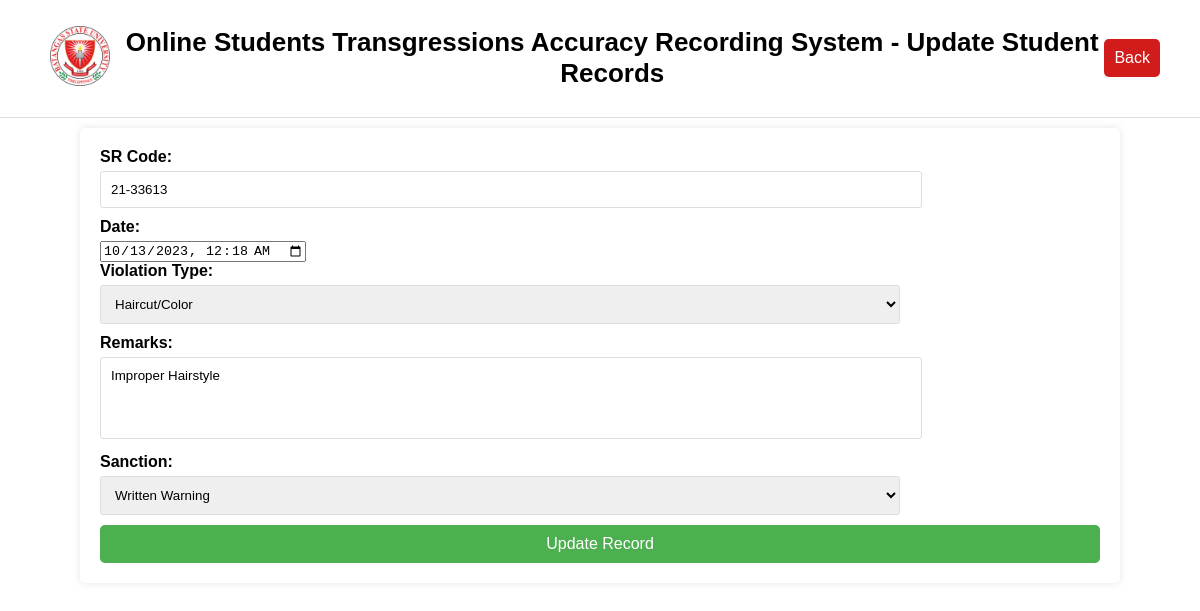
The page /O-Stars/O-Stars_Admin/edit.php?id=1 on the database its author committed.
### tables this page shows
CREATE TABLE IF NOT EXISTS `tbviolation` (
  `violationID` int NOT NULL AUTO_INCREMENT,
  `srCode` varchar(10) DEFAULT NULL,
  `date` timestamp NULL DEFAULT NULL,
  `violationtype` varchar(255) DEFAULT NULL,
  `remarks` varchar(255) DEFAULT NULL,
  `sanction` varchar(255) DEFAULT NULL,
  PRIMARY KEY (`violationID`)
);

### O-Stars/O-Stars_Admin/edit.php (the view, shortened to what this page needs)
<?php
include 'db_connect.php';
function sanitize($input) {
    return htmlspecialchars(strip_tags($input));
}
if (isset($_GET['id'])) {
    $edit_id = sanitize($_GET['id']);
    $edit_sql = $conn->prepare("SELECT * FROM tbviolation WHERE violationID = ?");
    $edit_sql->bind_param("i", $edit_id);
    $edit_sql->execute();
    $result = $edit_sql->get_result();
    if ($result->num_rows > 0) {
        $row = $result->fetch_assoc();
        $srCode = $row["srCode"];
        $date = $row["date"];
        $violationtype = $row["violationtype"];
        $remarks = $row["remarks"];
        $sanction = $row["sanction"];
        ?>
<!DOCTYPE html>
<html lang="en">
<head>
</head>
<body>
<div class="header">
                <div class="logo">
                    <img src="logo1.png" alt="Logo">
                </div>
                <div class="title">
                    <h1>Online Students Transgressions Accuracy Recording System - Update Student Records</h1>
                </div>
                <div class="back">
                <form action="update.php" method="post">
                <button type="submit">Back</button>
                </form>
                </div>
            </div>
<div class="edit-form">
        <form action="update.php" method="post">
            <label for="srCode">SR Code:</label>
            <input type="text" id="srCode" name="srCode" value="<?php echo $srCode; ?>" required><br>
            <label for="date">Date:</label>
            <input type="datetime-local" id="date" name="date" value="<?php echo $date; ?>" required><br>
            <label for="violationtype">Violation Type:</label>
            <select id="violationtype" name="violationtype" required>
                <option value="Haircut/Color" <?php echo ($violationtype === 'Haircut/Color') ? 'selected' : ''; ?>>Haircut/Color</option>
            </select><br>
            <label for="remarks">Remarks:</label>
            <textarea id="remarks" name="remarks" rows="4" cols="50" required><?php echo $remarks; ?></textarea><br>
            <label for="sanction">Sanction:</label>
            <select id="sanction" name="sanction" required>
                <option value="Written Warning" <?php echo ($sanction === 'Written Warning') ? 'selected' : ''; ?>>Written Warning</option>
            </select><br>
            <div class = "update">
            <button type="submit">Update Record</button>
            </div>
        </form>
    </div>
</body>
</html>
<?php
    } else {
        echo "Record not found.";
    }
} else {
    echo "Invalid request.";
}
?>

### O-Stars/O-Stars_Admin/edit.php (style rules this page uses)
body { margin: 0; font-family: Arial, sans-serif; display: grid; grid-template-rows: auto auto 1fr; gap: 10px; background-image: url('bsu.jpg'); background-size: cover; background-repeat: no-repeat; background-attachment: fixed; }
.header { background-color: #ffffff; display: flex; justify-content: space-between; align-items: center; padding: 10px 40px; border-bottom: 1px solid #ddd; z-index: 1000; }
.logo img { height: 60px; width: 60px; padding: 10px; }
.title { flex-grow: 1; text-align: center; font-size: small; }
.back button { padding: 10px; background-color: #d21b1b; color: white; border: none; border-radius: 5px; cursor: pointer; font-size: 16px; }
.edit-form { max-width: 1000px; margin: 0 auto; background-color: #ffffff; padding: 20px; border-radius: 5px; box-shadow: 0px 0px 8px 0px rgba(0,0,0,0.1); }
.edit-form { width: 100%; }
label { font-weight: bold; display: block; margin-bottom: 5px; }
input[type="text"], select, textarea { width: 80%; padding: 10px; font-family: Arial, sans-serif; margin-bottom: 10px; border: 1px solid #ddd; border-radius: 3px; outline: none; }
textarea { resize: none; }
.update button { width: 100%; padding: 10px; background-color: #4CAF50; color: white; border: none; border-radius: 5px; cursor: pointer; font-size: 16px; }

### rows shown on the page
tbviolation: srCode "21-33613", date "10/13/2023 00:18", violationtype "Haircut/Color", remarks "Improper Hairstyle", sanction "Written Warning"
